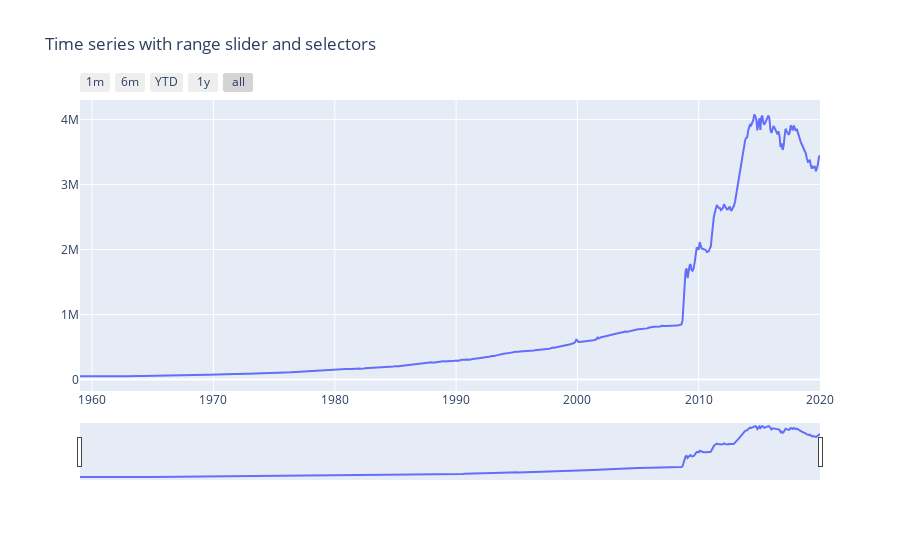

Notebook source saved alongside this figure:
### Code cell
import matplotlib.pyplot as plt
import pandas as pd
import io
import requests
import ipywidgets
from IPython.display import display
import plotly.graph_objects as go

#url="http://winterolympicsmedals.com/medals.csv"
url="https://fred.stlouisfed.org/graph/fredgraph.csv?bgcolor=%23e1e9f0&chart_type=line&drp=0&fo=open%20sans&graph_bgcolor=%23ffffff&height=450&mode=fred&recession_bars=on&txtcolor=%23444444&ts=12&tts=12&width=1168&nt=0&thu=0&trc=0&show_legend=yes&show_axis_titles=yes&show_tooltip=yes&id=BOGMBASE&scale=left&cosd=1959-01-01&coed=2020-01-01&line_color=%234572a7&link_values=false&line_style=solid&mark_type=none&mw=3&lw=2&ost=-99999&oet=99999&mma=0&fml=a&fq=Monthly&fam=avg&fgst=lin&fgsnd=2009-06-01&line_index=1&transformation=lin&vintage_date=2020-03-20&revision_date=2020-03-20&nd=1959-01-01"
s=requests.get(url).content
df=pd.read_csv(io.StringIO(s.decode('utf-8')))

df['DATE'] =  pd.to_datetime(df['DATE'], format='%Y-%m-%d')

df = df.sort_values('DATE', ascending=True)

#plt.plot(df['DATE'], df['BOGMBASE'])
#plt.xticks(rotation='vertical')


# Create figure
#fig = go.Figure()

#fig = go.FigureWidget()


#fig.add_trace(go.Scatter(x=list(df.DATE), y=list(df.BOGMBASE)))
trace=go.Scatter(x=list(df.DATE), y=list(df.BOGMBASE))
data = [trace]

layout = dict(
    title='Time series with range slider and selectors',
    xaxis=dict(
        rangeselector=dict(
            buttons=list([
                dict(count=1,
                     label='1m',
                     step='month',
                     stepmode='backward'),
                dict(count=6,
                     label='6m',
                     step='month',
                     stepmode='backward'),
                dict(count=1,
                    label='YTD',
                    step='year',
                    stepmode='todate'),
                dict(count=1,
                    label='1y',
                    step='year',
                    stepmode='backward'),
                dict(step='all')
            ])
        ),
        rangeslider=dict(
            visible = True
        ),
        type='date'
    )
)

def zoom(layout, xrange):
    in_view = df.loc[fig.layout.xaxis.range[0]:fig.layout.xaxis.range[1]]
    fig.layout.yaxis.range = [in_view.High.min() - 10, in_view.High.max() + 10]
    print("new")
    fig.show()
    


fig = go.Figure(data=data, layout=layout)
fig.layout.on_change(zoom, 'xaxis.range')


fig

### Figure 1 — Plotly figure (JSON) as saved in the notebook; plotly's stock layout.template omitted (floating-point values rounded to 4 significant figures; data arrays with more than 128 entries replaced by an {"elided": "..."} marker saying what was removed)
{"data": [{"type": "scatter", "x": {"elided": "733 str values"}, "y": {"elided": "733 int values"}}], "layout": {"title": {"text": "Time series with range slider and selectors"}, "xaxis": {"rangeselector": {"buttons": [{"count": 1, "label": "1m", "step": "month", "stepmode": "backward"}, {"count": 6, "label": "6m", "step": "month", "stepmode": "backward"}, {"count": 1, "label": "YTD", "step": "year", "stepmode": "todate"}, {"count": 1, "label": "1y", "step": "year", "stepmode": "backward"}, {"step": "all"}]}, "rangeslider": {"visible": true}, "type": "date"}}}
